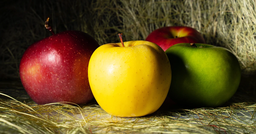
#> input picture EXP4 SDES/nature.png, 256 x 134 px, shrunk from 1200 x 630 before the run
$ python img.py
#> lines starting #> are read from the running program, lines starting #| are printed output that depends on the picture
import numpy as np

from PIL import Image


def permute(bits, perm):

    return [bits[i] for i in perm]


def left_shift(bits, shifts):

    return bits[shifts:] + bits[:shifts]


def s_box_lookup(s_box, row, col):

    return s_box[row][col]


def xor(bits1, bits2):

    return [b1 ^ b2 for b1, b2 in zip(bits1, bits2)]


def to_bits(string):

    return [int(bit) for char in string for bit in f"{ord(char):08b}"]


def from_bits(bits):

    assert len(bits) % 8 == 0, "Bits length should be a multiple of 8."

    return "".join(

        chr(int("".join(map(str, bits[i : i + 8])), 2)) for i in range(0, len(bits), 8)

    )


def image_to_bits(image):

    image = image.convert("L")  # Convert to grayscale

    pixels = np.array(image)

    bits = ''.join(f"{pixel:08b}" for row in pixels for pixel in row)

    return [int(b) for b in bits]


def bits_to_image(bits, width, height):

    pixels = [int("".join(map(str, bits[i:i+8])), 2) for i in range(0, len(bits), 8)]

    pixels = np.array(pixels).reshape((height, width))

    return Image.fromarray(pixels.astype(np.uint8), "L")


# Permutation and S-Box Tables

IP = [1, 5, 2, 0, 3, 7, 4, 6]

IP1 = [3, 0, 2, 4, 6, 1, 7, 5]

EP = [3, 0, 1, 2, 1, 2, 3, 0]


S0 = [[1, 0, 3, 2], [3, 2, 1, 0], [0, 2, 1, 3], [3, 1, 3, 2]]

S1 = [[0, 1, 2, 3], [2, 0, 1, 3], [3, 0, 1, 0], [2, 1, 0, 3]]


P4 = [1, 3, 2, 0]


def f_function(right, key):

    expanded_right = permute(right, EP)

    xor_result = xor(expanded_right, key)


    left_sbox = xor_result[:4]

    right_sbox = xor_result[4:]


    row_s0 = (left_sbox[0] << 1) | left_sbox[3]

    col_s0 = (left_sbox[1] << 1) | left_sbox[2]

    s0_result = s_box_lookup(S0, row_s0, col_s0)


    row_s1 = (right_sbox[0] << 1) | right_sbox[3]

    col_s1 = (right_sbox[1] << 1) | right_sbox[2]

    s1_result = s_box_lookup(S1, row_s1, col_s1)


    sbox_output = [

        (s0_result >> 1) & 1,

        s0_result & 1,

        (s1_result >> 1) & 1,

        s1_result & 1,

    ]

    permuted_output = permute(sbox_output, P4)


    return permuted_output


def encrypt_block(block, k1, k2):

    block = [int(b) for b in block]

    block = permute(block, IP)


    left, right = block[:4], block[4:]


    f_result = f_function(right, k1)

    left = xor(left, f_result)


    left, right = right, left


    f_result = f_function(right, k2)

    left = xor(left, f_result)


    combined = left + right

    ciphertext = permute(combined, IP1)


    return "".join(map(str, ciphertext))


def sdes_key_generation(key_10bit):

    P10 = [2, 4, 1, 6, 3, 9, 0, 8, 7, 5]

    P8 = [5, 2, 6, 3, 7, 4, 9, 8]


    permuted_key = permute([int(b) for b in key_10bit], P10)


    left_half, right_half = permuted_key[:5], permuted_key[5:]


    left_half = left_shift(left_half, 1)

    right_half = left_shift(right_half, 1)

    key1 = permute(left_half + right_half, P8)


    left_half = left_shift(left_half, 2)

    right_half = left_shift(right_half, 2)

    key2 = permute(left_half + right_half, P8)


    return key1, key2


def encrypt_text(text, key_10bit):

    key1, key2 = sdes_key_generation(key_10bit)


    blocks = [text[i : i + 8] for i in range(0, len(text), 8)]

    encrypted_blocks = [encrypt_block(block, key1, key2) for block in blocks]


    return from_bits([int(b) for block in encrypted_blocks for b in block])


def decrypt_block(block, k1, k2):

    block = [int(b) for b in block]

    block = permute(block, IP)


    left, right = block[:4], block[4:]


    f_result = f_function(right, k2)

    left = xor(left, f_result)


    left, right = right, left


    f_result = f_function(right, k1)

    left = xor(left, f_result)


    combined = left + right

    plaintext_bits = permute(combined, IP1)


    return "".join(map(str, plaintext_bits))


def decrypt_text(encrypted_text, key_10bit):

    key1, key2 = sdes_key_generation(key_10bit)


    encrypted_bits = to_bits(encrypted_text)

    blocks = [encrypted_bits[i : i + 8] for i in range(0, len(encrypted_bits), 8)]

    decrypted_blocks = [decrypt_block(block, key1, key2) for block in blocks]


    return from_bits([int(b) for block in decrypted_blocks for b in block])


# Example usage

key_10bit = "1010000010"  # Example 10-bit key


# Load image

input_image_path = "nature.png"  # Path to input image

image = Image.open(input_image_path)
#> image is the input picture: PIL image 256x134 RGB; mean R, G, B 107.4, 85.5, 35.8


# Convert image to bits

width, height = image.size
#> width = 256; height = 134

image_bits = image_to_bits(image)
#> in image_to_bits, `image = image.convert("L")`:
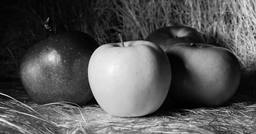
#> image: PIL image 256x134 L; min 0, max 250, mean 86.4
#> image_bits = 274432 items


# Encrypt image

encrypted_bits = encrypt_text(image_bits, key_10bit)
#> in encrypt_text, `blocks = [text[i : i + 8] for i in range(0, len(text), 8)]`: blocks = 34304 items

encrypted_image = bits_to_image(to_bits(encrypted_bits), width, height)
#> in bits_to_image, `pixels = np.array(pixels).reshape((height, width))`:
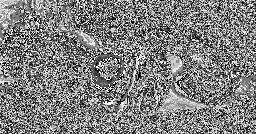
#> pixels: shape (134, 256) int64; min 0, max 255, mean 127.5

encrypted_image_path = "SDESencrypted_image.png"

encrypted_image.save(encrypted_image_path)

print(f"Encrypted image saved to {encrypted_image_path}")


# Decrypt image

decrypted_bits = decrypt_text(encrypted_bits, key_10bit)

decrypted_image = bits_to_image(to_bits(decrypted_bits), width, height)

decrypted_image_path = "SDESdecrypted_image.png"

decrypted_image.save(decrypted_image_path)

print(f"Decrypted image saved to {decrypted_image_path}")
